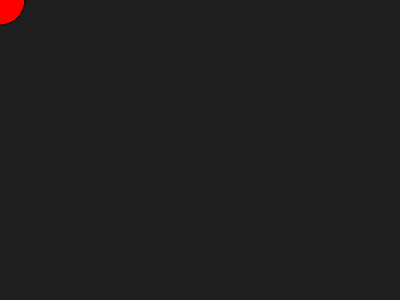
Frame 1 (no input)
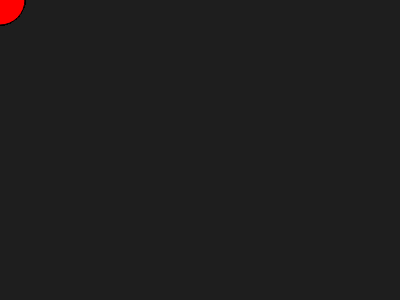
Frame 60 (no input)
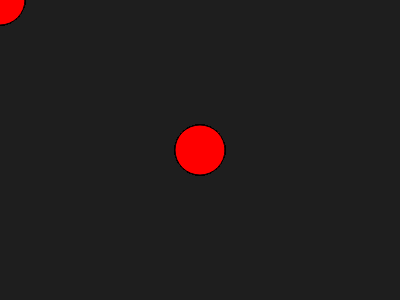
Frame 120 (the mouse pressed at the canvas centre since frame 60)

The p5.js sketch that drew these frames (run headless with seeded random() and noise() and a simulated clock; from frame 60 on, the mouse is pressed at the canvas centre):

// p5.js sketch
// ── sketch.js
function setup() {
  createCanvas(400, 300);
  background(30);
}

function draw() {
  fill(255, 0, 0);
  ellipse(mouseX, mouseY, 50, 50);

  console.log(`Mouse Position: (${mouseX}, ${mouseY})`);
}
